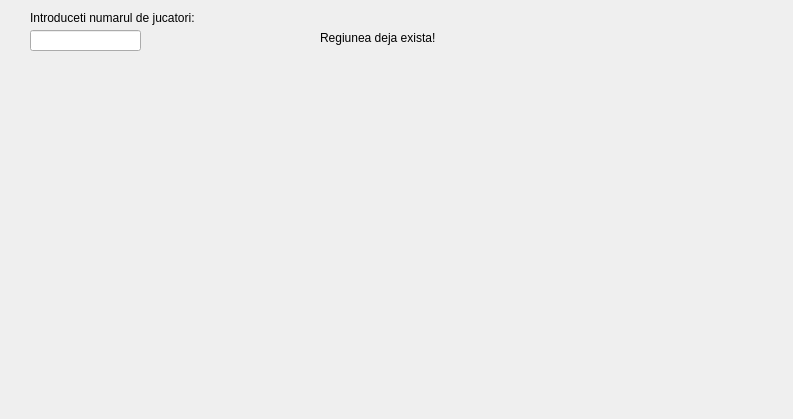
<?xml version="1.0" encoding="UTF-8"?>
<ui version="4.0">
 <class>Game</class>
 <widget class="QDialog" name="Game">
  <property name="geometry">
   <rect>
    <x>0</x>
    <y>0</y>
    <width>793</width>
    <height>419</height>
   </rect>
  </property>
  <property name="windowTitle">
   <string>Dialog</string>
  </property>
  <widget class="QLineEdit" name="numberOfPlayersLineEdit">
   <property name="geometry">
    <rect>
     <x>30</x>
     <y>30</y>
     <width>111</width>
     <height>21</height>
    </rect>
   </property>
  </widget>
  <widget class="QLabel" name="numberOfPlayersLabel">
   <property name="geometry">
    <rect>
     <x>30</x>
     <y>10</y>
     <width>201</width>
     <height>16</height>
    </rect>
   </property>
   <property name="text">
    <string>Introduceti numarul de jucatori:</string>
   </property>
  </widget>
  <widget class="QLabel" name="existingRegion">
   <property name="geometry">
    <rect>
     <x>320</x>
     <y>30</y>
     <width>151</width>
     <height>16</height>
    </rect>
   </property>
   <property name="text">
    <string>Regiunea deja exista!</string>
   </property>
  </widget>
 </widget>
 <resources/>
 <connections/>
</ui>
